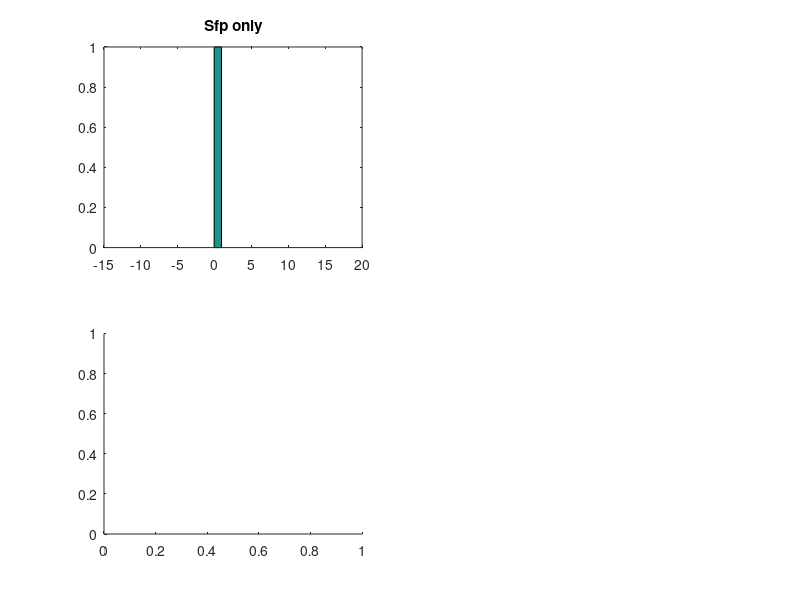

Reproduce this figure in MATLAB. (Note: this script raises an error after producing the figure.)
data=csvread('2014-05-28-copied_from_2014-05-15_BAC_for_import_to_matlab.csv');
subplot(2,2,1)
hist(data(:,1),30)
title('Sfp only')
subplot(2,2,3)
hist(data(:,2),30)
title('AcpS only')
print -dpdf '2014-05-28-plot-of-old-normalization.pdf'
